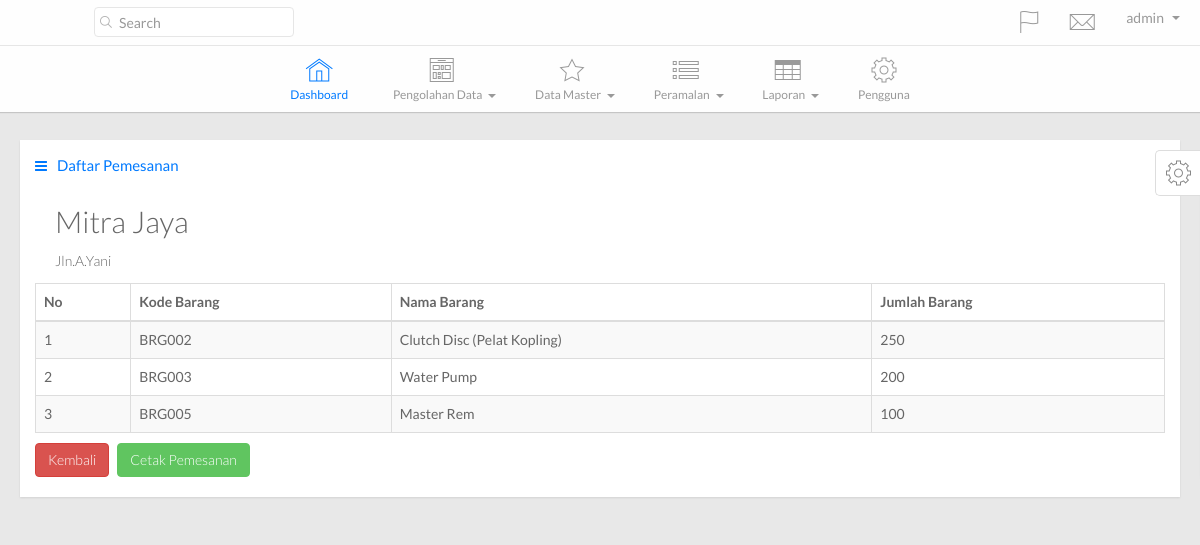
The page /main.php?hal=laporan_pemesanan&kode=POS001 (signed in) on the database its author committed.
### tables this page shows
CREATE TABLE IF NOT EXISTS `tb_pemesanan` (
  `kode_pesan` varchar(30) NOT NULL,
  `kode_suplier` varchar(30) NOT NULL,
  `tgl_beli` date NOT NULL,
  `status` tinyint(1) NOT NULL,
  PRIMARY KEY (`kode_pesan`),
  KEY `kode_suplier` (`kode_suplier`)
);

CREATE TABLE IF NOT EXISTS `tb_supplier` (
  `kode_supplier` varchar(30) NOT NULL,
  `nama_supplier` varchar(75) NOT NULL,
  `alamat_supplier` varchar(300) NOT NULL,
  `kode_admin` varchar(30) NOT NULL,
  PRIMARY KEY (`kode_supplier`),
  KEY `admin_id` (`kode_admin`)
);

CREATE TABLE IF NOT EXISTS `tb_detail_pemesanan` (
  `kode_pesan` varchar(30) NOT NULL,
  `kode_barang` varchar(30) NOT NULL,
  `qty` int(11) NOT NULL,
  KEY `kode_pesan` (`kode_pesan`,`kode_barang`)
);

CREATE TABLE IF NOT EXISTS `tb_barang` (
  `kode_barang` varchar(30) NOT NULL,
  `nama_barang` varchar(75) NOT NULL,
  `deskripsi_barang` varchar(250) NOT NULL,
  `stok_barang` int(11) NOT NULL,
  `kode_admin` varchar(30) NOT NULL,
  `safety_stock` int(11) NOT NULL DEFAULT '0',
  PRIMARY KEY (`kode_barang`),
  KEY `kode_satuan` (`kode_admin`),
  KEY `admin_id` (`kode_admin`)
);

### config/SimplePDO.php (called while the page is built, shortened)
<?php
class SimplePDO {
    private $pdo = null;
    static $inst = null;
    static $settings = array(
        'host' => '',
        'user' => '',
        'password' => '',
        'database' => '',
        'results' => 'object',
        'charset' => 'utf8'
    );
    public function __construct()
    {
        $fetch_mode = ( self::$settings["results"] == 'object' ) ? PDO::FETCH_OBJ : PDO::FETCH_ASSOC;
        $options = array(
            PDO::ATTR_DEFAULT_FETCH_MODE => $fetch_mode,
            PDO::ATTR_ERRMODE => PDO::ERRMODE_EXCEPTION,
            PDO::MYSQL_ATTR_INIT_COMMAND => "SET NAMES ".self::$settings["charset"],
            PDO::ATTR_EMULATE_PREPARES => false
        );
        $dsn = 'mysql:dbname='.self::$settings["database"].';host='.self::$settings["host"].';charset='.self::$settings["charset"];
        try {
            $this->pdo = new PDO( $dsn, self::$settings["user"], self::$settings["password"], $options );
        } catch( PDOException $e ) {
            trigger_error( $e->getMessage() );
        }
    }
    public function query( $query, $bindings = array(), $internal_call = false )
    {
        try {
            $this->c_query = $this->pdo->prepare( $query );
            if( empty( $bindings ) )
            {
                $this->c_query->execute();
            }
            else
            {
                $this->c_query->execute( (array)$bindings );
            }
            if( $internal_call === true )
            {
                return $this->c_query;
            }
            elseif( $this->c_query && $this->lastid() )
            {
                return $this->lastid();
            }
            else
            {
                return false;
            }
        } catch( PDOException $e ) {
            trigger_error( $e->getMessage() );
        }
    }
    public function get_results( $query, $bindings = array() )
    {
        $this->c_query = $this->query( $query, $bindings, true );
        if( $this->c_query )
        {
            return $this->c_query->fetchAll();
        }
        else
        {
            return false;
        }
    }
    public function get_row( $query, $bindings = array() )
    {
        $this->c_query = $this->query( $query, $bindings, true );
        if( $this->c_query )
        {
            return $this->c_query->fetch();
        }
        else
        {
            return false;
        }
    }
    static function getInstance()
    {
        if( self::$inst == null )
        {
            self::$inst = new SimplePDO();
        }
        return self::$inst;
    }
    static function set_options( $array = array() )
    {
        if( !empty( $array ) )
        {
            foreach( $array as $k => $v )
            {
                if( isset( self::$settings[$k] ) )
                {
                    self::$settings[$k] = $v;
                }
            }
        }
    }
}

### template/laporan_pemesanan.php (the view, shortened to what this page needs)
<?php $database = SimplePDO::getInstance();
$row = $database->get_row( "SELECT ts.*, tp.* FROM tb_pemesanan tp JOIN tb_supplier ts ON ts.kode_supplier=tp.kode_suplier WHERE tp.kode_pesan = ? ", array($_GET['kode']) );?>
  <div class="row">
    <div class="col-lg-12">
      <div class="widget-container fluid-height clearfix">
        <div class="heading">
          <i class="fa fa-bars"></i>Daftar Pemesanan
        </div>
        <div class="widget-content padded">
            <div class="form-group">
              <div class="col-md-9">
                <label class="control-label col-md-9"><h2><?php echo $row->nama_supplier;?></h2></label>
              </div>
            </div>
            <div class="form-group">
              <div class="col-md-9">
                <label class="control-label col-md-9"><h5><?php echo $row->alamat_supplier;?></h5></label>
              </div>
            </div>
            <br />
          <table class="table table-bordered table-striped">
            <thead>
              <th>
                No
              </th>
              <th>
                Kode Barang
              </th>
              <th class="hidden-xs">
                Nama Barang
              </th>
              <th class="hidden-xs">
                Jumlah Barang
              </th>
            </thead>
            <tbody>
              <?php $rows = $database->get_results("SELECT tdp.*, tb.* FROM tb_detail_pemesanan AS tdp JOIN tb_barang tb ON tb.kode_barang=tdp.kode_barang WHERE tdp.kode_pesan='".$_GET['kode']."'");
                  if(count($rows)>0){?>
              <?php $i = 1;
                    foreach($rows as $row){?>
              <tr>
                  <td><?php echo $i;?></td>
                  <td><?php echo $row->kode_barang;?></td>
                  <td><?php echo $row->nama_barang;?></td>
                  <td><?php echo $row->qty;?></td>
              </tr>
                    <?php $i++;}?>
              <?php }else{?>
              <td colspan="4">Belum ada data</td>
              <?php }?>
            </tbody>
          </table>
          <a class="btn btn-danger" href="#">Kembali</a>
          <a class="btn btn-success" href="template/docs.php?kode=<?php echo $_GET['kode']; ?>" target="_blank">Cetak Pemesanan</a>
        </div>
      </div>
    </div>
  </div>

### stylesheets/color/green.css (style rules this page uses)
a { color: #60c560; }
.widget-container .heading { color: #60c560; }

### stylesheets/color/orange.css (style rules this page uses)
a { color: #f0ad4e; }
.widget-container .heading { color: #f0ad4e; }

### stylesheets/color/magenta.css (style rules this page uses)
a { color: #c741c9; }
.widget-container .heading { color: #c741c9; }

### stylesheets/color/gray.css (style rules this page uses)
a { color: #999999; }
.widget-container .heading { color: #999999; }

### rows shown on the page
tb_pemesanan: kode_suplier.nama_supplier "Mitra Jaya", kode_suplier.alamat_supplier "Jln.A.Yani"
tb_detail_pemesanan: kode_barang.kode_barang "BRG002", kode_barang.nama_barang "Clutch Disc (Pelat Kopling)", qty "250"
tb_detail_pemesanan: kode_barang.kode_barang "BRG003", kode_barang.nama_barang "Water Pump", qty "200"
tb_detail_pemesanan: kode_barang.kode_barang "BRG005", kode_barang.nama_barang "Master Rem", qty "100"

### other values the page prints
$_SESSION['username'] "admin"
